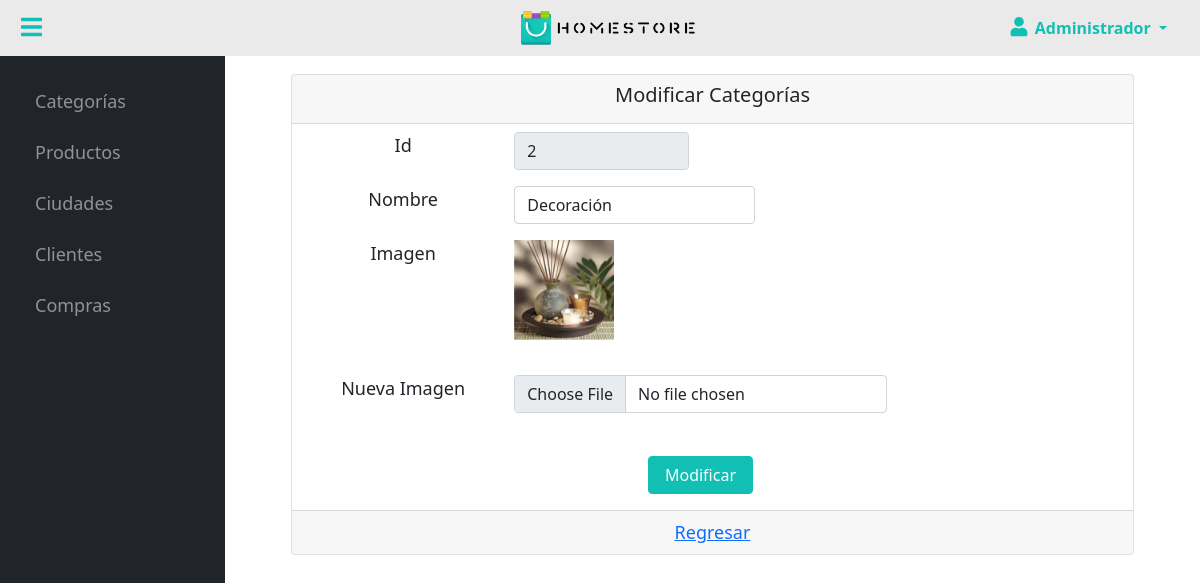
The app's page /administracion/ModificarCategoria.php?Id=2 (signed in) with its own data.
### tables this page shows
CREATE TABLE `categorias` (
  `id_categoria` int(11) NOT NULL,
  `nombre_categoria` varchar(50) NOT NULL,
  `imagen_categoria` varchar(25) NOT NULL
);

### administracion/ModificarCategoria.php (the view, shortened to what this page needs)
<?php
	require_once('funciones.php');
	$id=$_GET['Id'];
	$sql="SELECT * FROM categorias WHERE id_categoria=".$id;
	try{
		global $conn;
		$resultado = $conn->query($sql);
		foreach($resultado as $fila)
		{
			$id_categoria = $fila["id_categoria"];
			$nombre = $fila["nombre_categoria"];
			$imagen_categoria = $fila["imagen_categoria"];
		}
	}catch(PDOException $e){
		echo ("Error: ".$e->getMessage()."<br/>");
	}
?>
<!DOCTYPE html>
<html>
<head>
	<link href="styles.css" rel="stylesheet" />
	<link href="https://cdn.jsdelivr.net/npm/bootstrap@5.1.3/dist/css/bootstrap.min.css" rel="stylesheet">
	<link href="https://cdn.datatables.net/1.10.20/css/dataTables.bootstrap4.min.css" rel="stylesheet">
</head>
<body class="sb-nav-fixed" >
	<?php include("nav.php"); ?>
	<div id="layoutSidenav" style="margin:1em; margin-left: 3em; margin-right: 3em">
		<div id="layoutSidenav_content">
			<main class='container' >
				<div class="card text-center">
					<div class="card-header">
						<h5>Modificar Categorías</h5>
					</div>
					<div class="card-body">
						<form action="procesarAdmin.php" method="post" class="row g-2 needs-validation" enctype="multipart/form-data">
							<div class="row">
								<div class="col-3">Id </div>
								<div class="col-3"><input type="text" class="form-control" name="txtId" value="<?= $id_categoria ?>" readonly></div>
							</div><br/><br/>
							<div class="row">
								<div class="col-3">Nombre</div>
								<div class="col-4"> <input class="form-control" type="text" name="txtCategoria" value="<?=$nombre ?>"></div>
							</div><br/><br/>
							<div class="row">
								<div class="col-3">Imagen</div>
								<div class="col-1"><img src="../images/<?= $id_categoria ?>/<?= $imagen_categoria ?>" width="100px"></div>
							</div><br/><br/><br/><br/><br/>
							<div class="row">
								<div class="col-3">Nueva Imagen</div>
								<div class="col-6"><input class="form-control" type="file" name="fileImagen"></div>
							</div><br/><br/><br/>
							<div class="row">
								<div class="col-5"></div>
								<div class="col-2" style="text-align:center">
									<input  class="btn btn-primary" style='background-color:#12bfb5; border-color:#12bfb5; width:105px' type="submit" value="Modificar">
								</div>
							</div><br/>
						</form>
					</div>
					<div class="card-footer text-muted">
						<a href="VisualizarCategoria.php">Regresar</a>
					</div>
				</div>
			</main>
		</div>
	</div>
</body>
</html>

### records on screen
categorias: txtId "2", txtCategoria "Decoración", imagen_categoria (picture)
